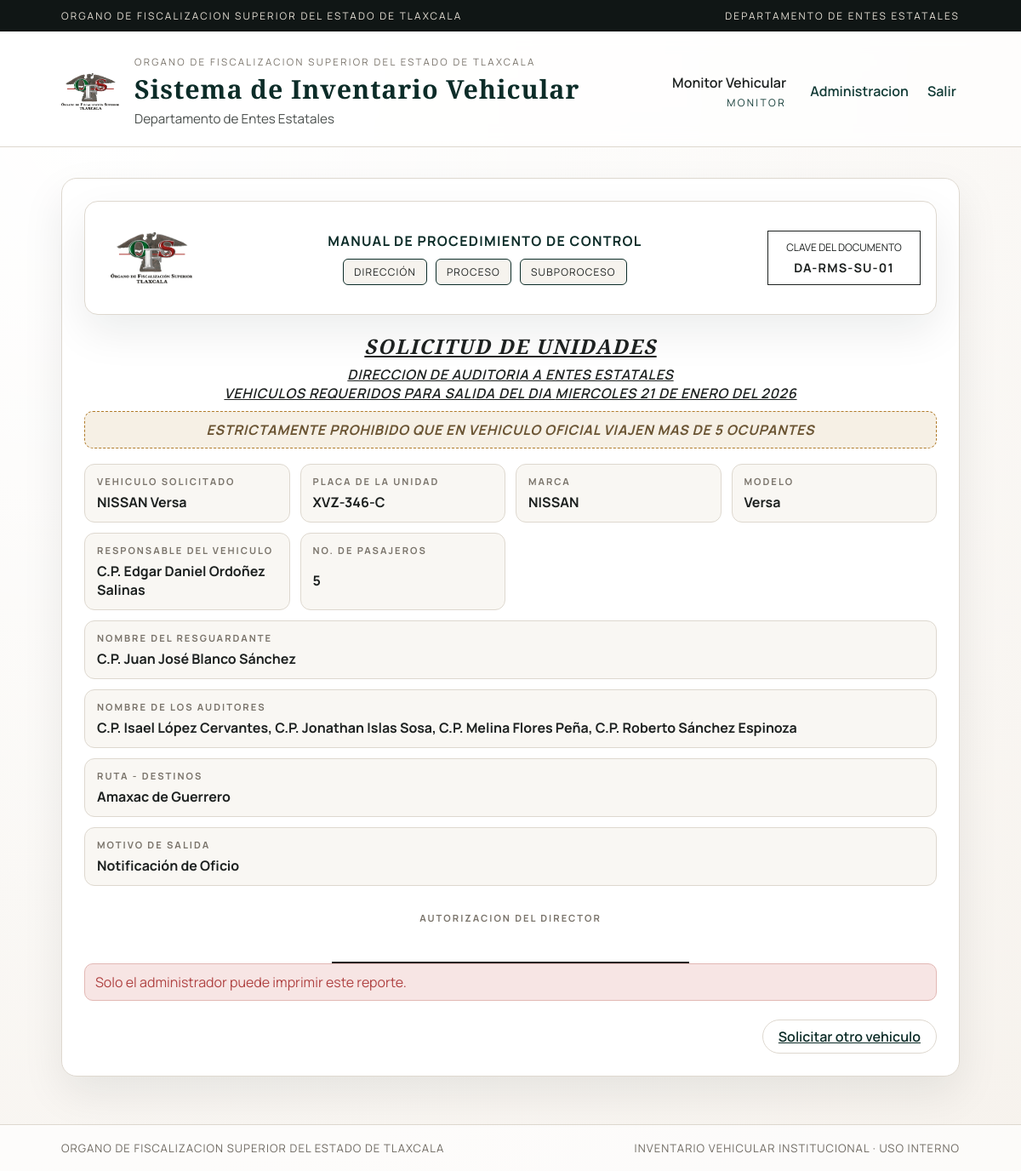
/reporte/prestamo/1 (signed in), run on the app's committed database.
### tables this page shows
CREATE TABLE vehiculos (
                id INTEGER PRIMARY KEY AUTOINCREMENT,
                placa TEXT UNIQUE NOT NULL,
                modelo TEXT NOT NULL,
                marca TEXT NOT NULL,
                activo INTEGER DEFAULT 1
            );

CREATE TABLE prestamos_vehiculos (
                id INTEGER PRIMARY KEY AUTOINCREMENT,
                solicitante_id INTEGER NOT NULL,
                propietario_id INTEGER NOT NULL,
                vehiculo_id INTEGER NOT NULL,
                fecha_solicitud TEXT NOT NULL,
                estado TEXT NOT NULL DEFAULT 'PENDIENTE',
                notas TEXT,
                fechas_solicitadas TEXT, responsable_id INTEGER, no_pasajeros INTEGER, pasajeros_ids TEXT, ruta_destino TEXT, motivo_salida TEXT, responsable_nombre TEXT,
                FOREIGN KEY(solicitante_id) REFERENCES usuarios(id),
                FOREIGN KEY(propietario_id) REFERENCES usuarios(id),
                FOREIGN KEY(vehiculo_id) REFERENCES vehiculos(id)
            );

CREATE TABLE usuarios (
                id INTEGER PRIMARY KEY AUTOINCREMENT,
                nombre TEXT NOT NULL,
                usuario TEXT UNIQUE NOT NULL,
                clave TEXT NOT NULL,
                rol TEXT NOT NULL DEFAULT 'usuario',
                puesto TEXT DEFAULT '',
                entes TEXT NOT NULL DEFAULT 'TODOS',
                activo INTEGER DEFAULT 1
            );

CREATE TABLE entes (
                id INTEGER PRIMARY KEY AUTOINCREMENT,
                clave TEXT UNIQUE NOT NULL,
                nombre TEXT NOT NULL,
                tipo TEXT NOT NULL,
                activo INTEGER DEFAULT 1
            );

### app.py (the view)
    @app.route("/reporte/prestamo/<int:prestamo_id>")
    def reporte_prestamo(prestamo_id: int):
        if not session.get("autenticado"):
            return redirect(url_for("login"))
        movimiento = db_manager.obtener_prestamo(prestamo_id)
        if not movimiento:
            return redirect(url_for("dashboard"))
        can_print = session.get("rol") == "admin"
        fecha_larga = _fecha_larga_es(movimiento.get("fecha_solicitud"))
        return render_template(
            "reporte.html",
            movimiento=movimiento,
            fecha_larga=fecha_larga,
            can_print=can_print,
        )

### app.py (called while the page is built)
def _fecha_larga_es(fecha_iso: str) -> str:
    if not fecha_iso:
        return ""
    try:
        fecha = datetime.strptime(fecha_iso, "%Y-%m-%d").date()
    except ValueError:
        return fecha_iso
    dias = [
        "Lunes",
        "Martes",
        "Miercoles",
        "Jueves",
        "Viernes",
        "Sabado",
        "Domingo",
    ]
    meses = [
        "Enero",
        "Febrero",
        "Marzo",
        "Abril",
        "Mayo",
        "Junio",
        "Julio",
        "Agosto",
        "Septiembre",
        "Octubre",
        "Noviembre",
        "Diciembre",
    ]
    return f"{dias[fecha.weekday()]} {fecha.day:02d} de {meses[fecha.month - 1]} del {fecha.year}"

### scripts/utils.py (called while the page is built)
def _normalizar_clave(valor: str) -> str:
    if not valor:
        return ""
    normalizado = unicodedata.normalize("NFKD", str(valor))
    ascii_txt = "".join(ch for ch in normalizado if not unicodedata.combining(ch))
    ascii_txt = ascii_txt.upper()
    ascii_txt = re.sub(r"[^A-Z0-9]+", "_", ascii_txt).strip("_")
    return ascii_txt

def _clave_ente_canonica(valor: Optional[str]) -> str:
    clave = _normalizar_clave(valor)
    if not clave:
        return ""
    if clave in {"SM", "SMYT"} or "MOVILIDAD_Y_TRANSPORTE" in clave:
        return ENTE_CLAVE_SM
    return clave

def _split_ruta_destino(ruta_destino: Optional[str]) -> List[str]:
    if not ruta_destino:
        return []
    return [token.strip() for token in re.split(r"\s*(?:->|,)\s*", str(ruta_destino)) if token.strip()]

    def _connect(self):
        conn = sqlite3.connect(self.db_path, timeout=10)
        conn.row_factory = sqlite3.Row
        return conn

### templates/reporte.html (shortened to what this page needs)
{% extends "base.html" %}
{% block content %}
<section class="card report">
  <div class="report-doc-header">
    <div class="report-doc-logo">
      <img src="{{ url_for('static', filename='img/logo.png') }}" alt="Logo institucional">
    </div>
    <div class="report-doc-title">
      <div class="report-doc-name">MANUAL DE PROCEDIMIENTO DE CONTROL</div>
      <div class="report-doc-tags">
        <span class="report-doc-tag">Dirección</span>
        <span class="report-doc-tag">Proceso</span>
        <span class="report-doc-tag">Subporoceso</span>
      </div>
    </div>
    <div class="report-doc-key">
      <span>Clave del documento</span>
      <strong>DA-RMS-SU-01</strong>
    </div>
  </div>
  <div class="report-header">
    <h2>SOLICITUD DE UNIDADES</h2>
    <p class="report-subtitle">DIRECCION DE AUDITORIA A ENTES ESTATALES</p>
    <p class="report-subtitle">VEHICULOS REQUERIDOS PARA SALIDA DEL DIA {{ fecha_larga }}</p>
    <p class="report-warning">ESTRICTAMENTE PROHIBIDO QUE EN VEHICULO OFICIAL VIAJEN MAS DE 5 OCUPANTES</p>
  </div>
  <div class="report-grid">
    {% set no_pasajeros = (movimiento.no_pasajeros or 0) | int %}
    <div class="report-block">
      <span class="report-label">Vehiculo solicitado</span>
      <strong>{{ movimiento.marca }} {{ movimiento.modelo }}</strong>
    </div>
    <div class="report-block center-print">
      <span class="report-label">Placa de la unidad</span>
      <strong>{{ movimiento.placa_unidad }}</strong>
    </div>
    <div class="report-block center-print">
      <span class="report-label">Marca</span>
      <strong>{{ movimiento.marca }}</strong>
    </div>
    <div class="report-block center-print">
      <span class="report-label">Modelo</span>
      <strong>{{ movimiento.modelo }}</strong>
    </div>
    <div class="report-block">
      <span class="report-label">Responsable del vehiculo</span>
      <strong>{{ movimiento.responsable_vehiculo }}</strong>
    </div>
    <div class="report-block center-print">
      <span class="report-label">No. de pasajeros</span>
      <strong>{{ no_pasajeros + 1 }}</strong>
    </div>
    <div class="report-block full">
      <span class="report-label">Nombre del resguardante</span>
      <strong>{{ movimiento.resguardante_nombre or "No registrado" }}</strong>
    </div>
    {% if no_pasajeros > 0 %}
    <div class="report-block full">
      <span class="report-label">Nombre de los auditores</span>
      <strong>{{ movimiento.pasajeros_nombres or "No registrados" }}</strong>
    </div>
    {% endif %}
    <div class="report-block full">
      <span class="report-label">Ruta - destinos</span>
      <strong>{{ movimiento.ruta_destino }}</strong>
    </div>
    <div class="report-block full">
      <span class="report-label">Motivo de salida</span>
      <strong>{{ movimiento.motivo_salida }}</strong>
    </div>
  </div>
  <div class="signature">
    <span class="report-label">Autorizacion del director</span>
    <div class="signature-line"></div>
  </div>
  {% if can_print %}
  <div class="actions report-actions">
    <button class="btn primary" type="button" onclick="window.print()">Imprimir reporte</button>
    <a class="btn ghost" href="{{ url_for('dashboard') }}">Solicitar otro vehiculo</a>
  </div>
  {% else %}
  <div class="alert">Solo el administrador puede imprimir este reporte.</div>
  <div class="actions report-actions">
    <a class="btn ghost" href="{{ url_for('dashboard') }}">Solicitar otro vehiculo</a>
  </div>
  {% endif %}
</section>
{% endblock %}

### static/css/style.css (style rules this page uses)
:root { --ink: #1d2120; --ink-soft: #4a4f4d; --accent: #123b36; --accent-dark: #0c2c28; --gold: #a48345; --stone: #f6f3ee; --sand: #efe9e0; --line: #ded8cf; --alert: #b04343; --success: #2b6b57; --warning: #b07b2a; --shadow: 0 20px 50px rgba(18, 26, 23, 0.08); }
* { box-sizing: border-box; }
body { margin: 0; font-family: "Manrope", sans-serif; color: var(--ink); background: radial-gradient(circle at 10% 10%, #ffffff 0%, rgba(255, 255, 255, 0.75) 38%, rgba(247, 243, 238, 0.9) 100%), linear-gradient(180deg, #f6f3ee 0%, #efe9e0 100%); }
.card { background: #ffffff; border: 1px solid var(--line); border-radius: 18px; padding: 26px; box-shadow: var(--shadow); animation: rise 0.6s ease both; }
.card h2 { margin-top: 0; font-family: "Cormorant Garamond", serif; font-size: 1.5rem; }
.full { grid-column: 1 / -1; }
.actions { display: flex; justify-content: flex-end; }
.btn { border: 1px solid var(--accent); background: #fff; color: var(--accent); padding: 8px 18px; border-radius: 999px; font-weight: 600; cursor: pointer; transition: transform 0.2s ease, box-shadow 0.2s ease; }
.btn.ghost { border-color: var(--line); color: var(--accent-dark); }
.alert { background: #f7e5e4; color: var(--alert); padding: 10px 12px; border-radius: 10px; border: 1px solid #e2b8b4; }
.report { text-transform: none; }
.report-doc-header { display: grid; grid-template-columns: 120px 1fr 180px; gap: 16px; align-items: center; padding: 18px; border-radius: 16px; border: 1px solid var(--line); background: #ffffff; box-shadow: var(--shadow); margin-bottom: 20px; }
.report-doc-logo { display: grid; place-items: center; }
.report-doc-logo img { width: 96px; height: 96px; object-fit: contain; }
.report-doc-title { display: grid; gap: 10px; text-align: center; }
.report-doc-name { font-weight: 700; letter-spacing: 0.08em; text-transform: uppercase; color: var(--accent-dark); }
.report-doc-tags { display: flex; justify-content: center; gap: 10px; flex-wrap: wrap; }
.report-doc-tag { padding: 6px 12px; border-radius: 6px; border: 1px solid var(--accent-dark); font-size: 0.75rem; letter-spacing: 0.1em; text-transform: uppercase; background: #f6f3ee; }
.report-doc-key { border: 1px solid var(--ink); padding: 10px 12px; text-align: center; display: grid; gap: 6px; font-size: 0.75rem; text-transform: uppercase; }
.report-doc-key strong { font-size: 0.9rem; letter-spacing: 0.08em; }
.report-header h2 { margin-bottom: 6px; text-transform: uppercase; letter-spacing: 0.06em; text-align: center; font-style: italic; text-decoration: underline; }
.report-subtitle { margin: 0; font-weight: 600; text-transform: uppercase; letter-spacing: 0.05em; color: var(--ink); text-align: center; font-style: italic; text-decoration: underline; }
.report-warning { margin: 10px 0 0; padding: 10px 12px; border-radius: 10px; border: 1px dashed #b07b2a; background: #f6f0e5; text-transform: uppercase; letter-spacing: 0.05em; font-weight: 700; color: #6b5534; text-align: center; font-style: italic; text-decoration: none; }
.report-grid { display: grid; grid-template-columns: repeat(auto-fit, minmax(240px, 1fr)); gap: 12px; margin: 18px 0 10px; }
.report-block { padding: 12px 14px; border-radius: 12px; background: #f9f7f3; border: 1px solid var(--line); display: grid; gap: 6px; }
.report-label { font-size: 0.7rem; letter-spacing: 0.18em; color: #7a746b; font-weight: 700; text-transform: uppercase; }
.signature { margin-top: 30px; display: grid; gap: 10px; justify-items: center; text-align: center; }
.signature-line { height: 36px; border-bottom: 2px solid var(--ink); width: min(420px, 100%); }
.report-actions { margin-top: 22px; }

### data on the page
vehiculos: marca "NISSAN", modelo "Versa", placa_unidad "XVZ-346-C"
prestamos_vehiculos: responsable_vehiculo "C.P. Edgar Daniel Ordoñez Salinas", motivo_salida "Notificación de Oficio"
usuarios: nombre "C.P. Juan José Blanco Sánchez"
entes: ruta_destino "Amaxac de Guerrero"

### other printed values
{{ session.get('nombre') }} "Monitor Vehicular"
{{ fecha_larga }} "MIERCOLES 21 DE ENERO DEL 2026"
{{ no_pasajeros + 1 }} "5"
{{ movimiento.pasajeros_nombres or "No registrados" }} "C.P. Isael López Cervantes, C.P. Jonathan Islas Sosa, C.P. Melina Flores Peña, C.P. Roberto Sánchez Espinoza"
